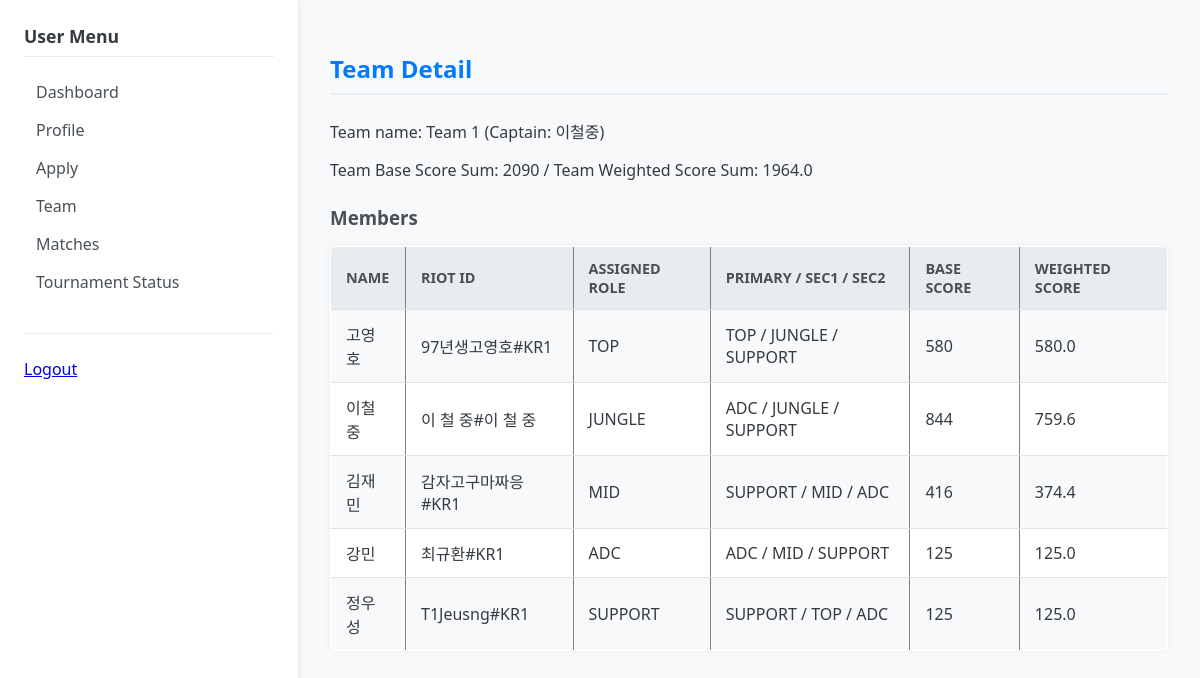
Screenshot of /team/1 (signed in) with the database file from the repository.
### models.py (models this page shows)
class Team(db.Model):
    __tablename__ = "teams"
    id = db.Column(db.Integer, primary_key=True)
    name = db.Column(db.String(64), nullable=False)
    tournament_id = db.Column(db.Integer, db.ForeignKey("tournaments.id"), nullable=False)
    captain_user_id = db.Column(db.Integer, db.ForeignKey("users.id"))
    tournament = db.relationship("Tournament", back_populates="teams")
    members = db.relationship("TeamMember", back_populates="team")
    captain = db.relationship("User", foreign_keys=[captain_user_id])

class User(db.Model):
    __tablename__ = "users"
    id = db.Column(db.Integer, primary_key=True)
    username = db.Column(db.String(64), unique=True, nullable=False)
    password_hash = db.Column(db.String(128), nullable=False)
    role = db.Column(db.String(50), default="USER")  # USER, ADMIN
    approval_status = db.Column(db.String(16), default="PENDING") # PENDING, APPROVED, REJECTED
    student_id = db.Column(db.String(20))      # 학번
    real_name = db.Column(db.String(64))       # 이름
    summoner_riot_id = db.Column(db.String(64))  # "닉네임#태그" 형식 (예: Clyde00#KR1)
    puuid = db.Column(db.String(128))
    tier = db.Column(db.String(32))
    solo_tier = db.Column(db.String(32))  # 예: "PLATINUM IV"
    flex_tier = db.Column(db.String(32))  # 예: "GOLD III"
    actual_score = db.Column(db.Integer)  # 관리자 입력 실제 점수
    primary_role = db.Column(db.String(16))
    secondary_role1 = db.Column(db.String(16))
    secondary_role2 = db.Column(db.String(16))
    created_at = db.Column(db.DateTime, default=datetime.utcnow)
    participants = db.relationship("Participant", back_populates="user")

class TeamMember(db.Model):
    __tablename__ = "team_members"
    id = db.Column(db.Integer, primary_key=True)
    team_id = db.Column(db.Integer, db.ForeignKey("teams.id"), nullable=False)
    participant_id = db.Column(db.Integer, db.ForeignKey("participants.id"), nullable=False)
    assigned_role = db.Column(db.String(16))  # 예: "TOP", "JUNGLE", ...
    team = db.relationship("Team", back_populates="members")
    participant = db.relationship("Participant", back_populates="team_membership")

### app.py (the view)
@app.route("/team/<int:team_id>")
@login_required()  # USER, ADMIN 모두 접근 가능
def team_detail(team_id):
    team = Team.query.get_or_404(team_id)
    base_total = 0
    weighted_total = 0
    for tm in team.members:
        u = tm.participant.user
        base = get_user_score(u)
        w_score = get_member_weighted_score(u, tm.assigned_role)
        base_total += base
        weighted_total += w_score
        tm.base_score = base
        tm.weighted_score = w_score
    team.base_total = base_total
    team.weighted_total = weighted_total
    return render_template("team/detail.html", team=team)

### app.py (called while the page is built)
def current_user():
    user_id = session.get("user_id")
    if not user_id:
        return None
    user = User.query.get(user_id)
    return user

def login_required(role=None):
    def decorator(fn):
        from functools import wraps
        @wraps(fn)
        def wrapper(*args, **kwargs):
            user = current_user()
            active_role = session.get("role")
            if not user or not active_role:
                return redirect(url_for("login_page"))
            if role and active_role != role:
                flash("Permission denied. You are logged in as " + active_role + ".")
                return redirect(url_for("login_page"))
            return fn(*args, **kwargs)
        return wrapper
    return decorator

def get_user_score(user) -> int:
    if user.actual_score is not None:
        return user.actual_score
    est = calculate_estimated_score(user)
    if est is not None:
        return est
    return 0

def get_member_weight(user, assigned_role: str | None) -> float:
    if not assigned_role:
        return 1.0
    if assigned_role == user.primary_role:
        return 1.0
    if assigned_role == user.secondary_role1:
        return 0.9
    if assigned_role == user.secondary_role2:
        return 0.8
    return 1.0

def get_member_weighted_score(user, assigned_role: str | None) -> float:
    base = get_user_score(user)
    w = get_member_weight(user, assigned_role)
    return base * w

@app.context_processor
def inject_helpers():
    return dict(
        calculate_estimated_score=calculate_estimated_score,
        get_user_score=get_user_score,
        get_member_weighted_score=get_member_weighted_score,
    )

### templates/team/detail.html
{% extends "base.html" %}
{% block content %}
<h2>Team Detail</h2>
<p>
    Team name: {{ team.name }}
    {% if team.captain %}
        (Captain: {{ team.captain.real_name or team.captain.username }})
    {% endif %}
</p>
<p>
    Team Base Score Sum: {{ team.base_total }} /
    Team Weighted Score Sum: {{ "%.1f"|format(team.weighted_total) }}
</p>
<h3>Members</h3>
<table border="1" cellpadding="4">
    <tr>
        <th>Name</th>
        <th>Riot ID</th>
        <th>Assigned Role</th>
        <th>Primary / Sec1 / Sec2</th>
        <th>Base Score</th>
        <th>Weighted Score</th>
    </tr>
    {% for tm in team.members %}
        {% set u = tm.participant.user %}
        <tr>
            <td>{{ u.real_name or u.username }}</td>
            <td>{{ u.summoner_riot_id or "-" }}</td>
            <td>{{ tm.assigned_role or "-" }}</td>
            <td>
                {{ u.primary_role or "-" }} /
                {{ u.secondary_role1 or "-" }} /
                {{ u.secondary_role2 or "-" }}
            </td>
            <td>{{ tm.base_score }}</td>
            <td>{{ "%.1f"|format(tm.weighted_score) }}</td>
        </tr>
    {% endfor %}
</table>
{% endblock %}

### static/css/style.css (style rules this page uses)
body { font-family: 'Segoe UI', Tahoma, Geneva, Verdana, sans-serif; margin: 0; padding: 0; background-color: #f8f9fa; color: #343a40; }
h2 { color: #007bff; border-bottom: 2px solid #e9ecef; padding-bottom: 0.5rem; margin-bottom: 1.5rem; }
h3 { color: #495057; margin-top: 1.5rem; margin-bottom: 1rem; }
table { width: 100%; border-collapse: collapse; margin-bottom: 1.5rem; background-color: #ffffff; box-shadow: 0 0 10px rgba(0, 0, 0, 0.05); border-radius: 6px; overflow: hidden; }
table th, table td { padding: 12px 15px; text-align: left; border-bottom: 1px solid #dee2e6; }
table th { background-color: #e9ecef; color: #495057; font-weight: 600; text-transform: uppercase; font-size: 0.9rem; }
table tr:last-child td { border-bottom: none; }
table tr:nth-child(even) { background-color: #f8f9fa; }

### rows the page displays
Team: name "Team 1"
User: captain "이철중", real_name "이철중", summoner_riot "이 철 중#이 철 중", primary_role "ADC", secondary_role1 "JUNGLE", secondary_role2 "SUPPORT"
TeamMember: assigned_role "TOP", base_score "580", weighted_score "580.0"
User: real_name "고영호", summoner_riot "97년생고영호#KR1", primary_role "TOP", secondary_role1 "JUNGLE", secondary_role2 "SUPPORT"
TeamMember: assigned_role "JUNGLE", base_score "844", weighted_score "759.6"
TeamMember: assigned_role "MID", base_score "416", weighted_score "374.4"
User: real_name "김재민", summoner_riot "감자고구마짜응#KR1", primary_role "SUPPORT", secondary_role1 "MID", secondary_role2 "ADC"
TeamMember: assigned_role "ADC", base_score "125", weighted_score "125.0"
User: real_name "강민", summoner_riot "최규환#KR1", primary_role "ADC", secondary_role1 "MID", secondary_role2 "SUPPORT"
TeamMember: assigned_role "SUPPORT", base_score "125", weighted_score "125.0"
User: real_name "정우성", summoner_riot "T1Jeusng#KR1", primary_role "SUPPORT", secondary_role1 "TOP", secondary_role2 "ADC"

### other values shown
{{ team.base_total }} "2090"
{{ "%.1f"|format(team.weighted_total) }} "1964.0"
